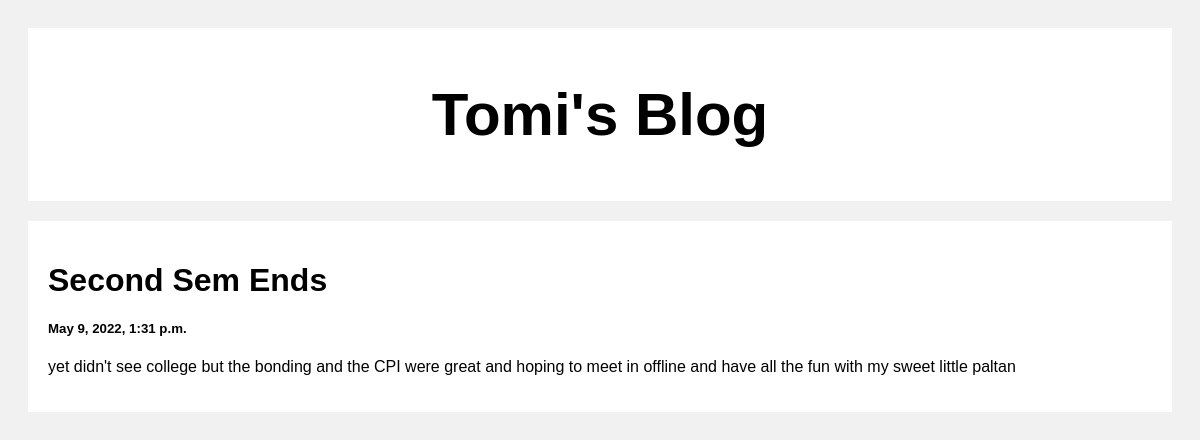
The app's page /post/4 with its own data.
### posts/models.py (models this page shows)
class Post(models.Model):
    title = models.CharField(max_length=100)
    body = models.CharField(max_length=100000)
    created_at = models.DateTimeField(default=datetime.now, blank=True)

### posts/views.py (the view)
# urls.py: path('post/<str:pk>', views.post, name = 'post')
def post(request, pk):
    posts = Post.objects.get(id=pk)
    return render(request, 'posts.html', {'posts': posts})

### templates/posts.html (shortened to what this page needs)
<!DOCTYPE html>
<html>
<head>
</head>
<body>
<div class="header">
  <h2>Tomi's Blog</h2>
</div>
<div class="row">
  <div class="leftcolumn">
    <div class="card">
        <h1>{{posts.title}}</h1>
        <h5>{{posts.created_at}}</h5>
        <p>{{posts.body}}</p>
    </div>
  </div>
</div>
</body>
</html>

### templates/posts.html (style rules this page uses)
* { box-sizing: border-box; }
body { font-family: Arial; padding: 20px; background: #f1f1f1; }
.header { padding: 2px; font-size: 40px; text-align: center; background: white; }
.leftcolumn { float: left; width: 100%; }
.card { background-color: white; padding: 20px; margin-top: 20px; }
.row:after { content: ""; display: table; clear: both; }

### records on screen
Post: title "Second Sem Ends", created_at "May 9, 2022, 1:31 p.m.", body "yet didn't see college but the bonding and the CPI were great and hoping to meet in offline and have all the fun with my sweet little paltan"
